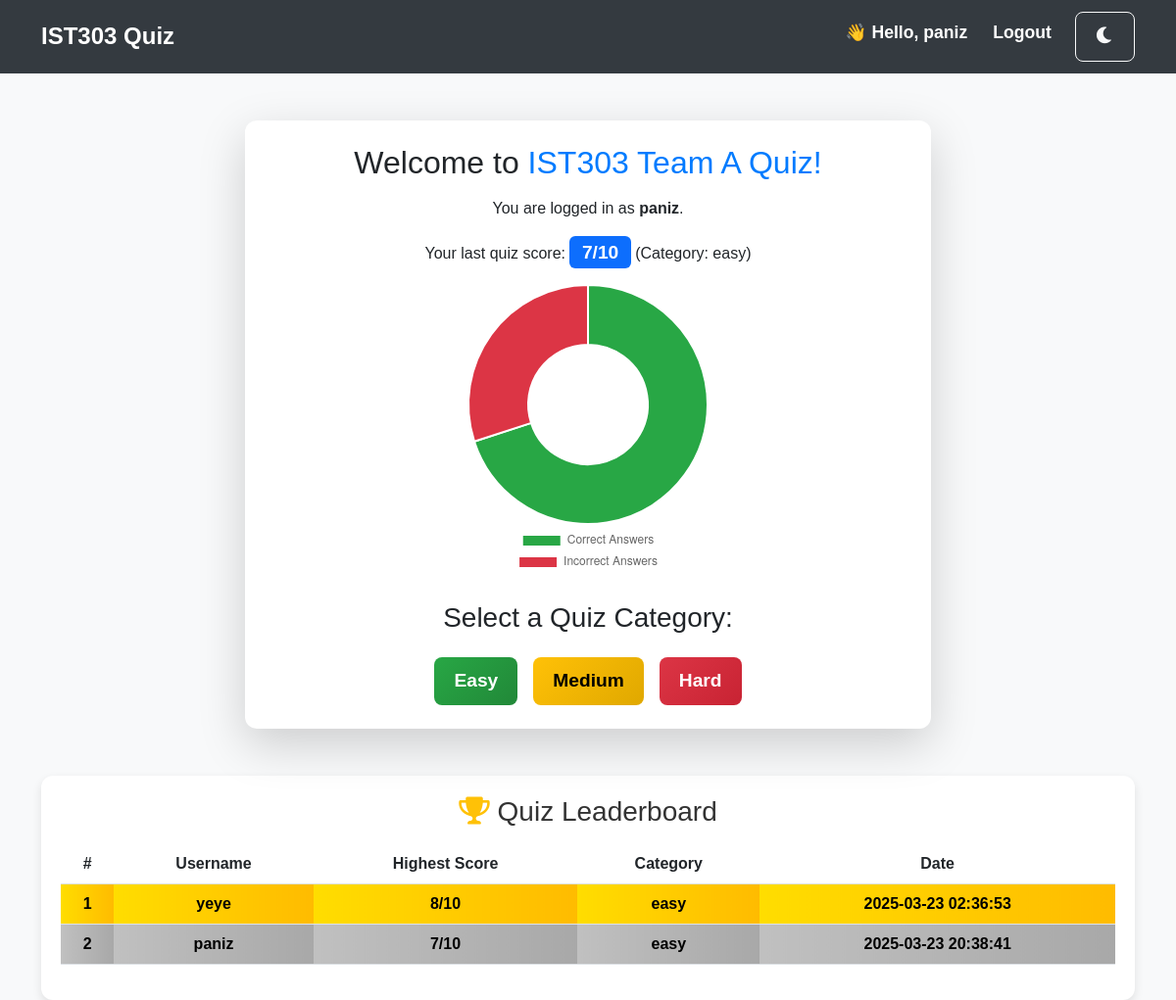
/ (signed in), run on the app's committed database.
### tables this page shows
CREATE TABLE users (
    id INTEGER PRIMARY KEY AUTOINCREMENT,
    username TEXT NOT NULL UNIQUE,
    password TEXT NOT NULL,
    role TEXT NOT NULL DEFAULT 'student'  -- ðŸ‘ˆ NEW: added role column
);

CREATE TABLE quiz_scores (
    id INTEGER PRIMARY KEY AUTOINCREMENT,
    user_id INTEGER NOT NULL,
    score INTEGER NOT NULL,
    category TEXT NOT NULL CHECK(category IN ('easy', 'medium', 'hard')),
    taken_at TIMESTAMP DEFAULT CURRENT_TIMESTAMP,
    FOREIGN KEY (user_id) REFERENCES users (id)
);

### app.py (the view)
@app.route('/')
@login_required
def index():
    conn = get_db_connection()
    last_score = conn.execute(
        'SELECT score, category, taken_at FROM quiz_scores WHERE user_id = ? ORDER BY taken_at DESC LIMIT 1',
        (current_user.id,)).fetchone()
    leaderboard = conn.execute('''
        SELECT users.username, MAX(quiz_scores.score) AS high_score, quiz_scores.category, MAX(quiz_scores.taken_at) AS taken_at
        FROM quiz_scores
        JOIN users ON quiz_scores.user_id = users.id
        GROUP BY users.id
        ORDER BY high_score DESC, taken_at ASC
        LIMIT 10
    ''').fetchall()
    conn.close()
    leaderboard_data = [{'rank': i+1, 'username': row['username'], 'score': row['high_score'],
                         'category': row['category'], 'date': row['taken_at']} for i, row in enumerate(leaderboard)]
    if last_score is None:
        last_score = {"score": "No score yet", "category": "N/A", "taken_at": "Never"}
    return render_template('index.html', user=current_user, last_score=last_score, leaderboard=leaderboard_data)

### app.py (called while the page is built)
def get_db_connection():
    db_path = app.config.get('DATABASE', 'database.db')
    conn = sqlite3.connect(db_path)
    conn.row_factory = sqlite3.Row
    return conn

@login_manager.user_loader
def load_user(user_id):
    conn = get_db_connection()
    user = conn.execute('SELECT * FROM users WHERE id = ?', (user_id,)).fetchone()
    conn.close()
    if user:
        return User(user['id'], user['username'], user['role'])  # 👈 Include role
    return None

### templates/index.html (shortened to what this page needs)
{% extends 'base.html' %}
{% block content %}
<div class="container mt-5 text-center">
    <div class="card shadow-lg p-4" style="max-width: 700px; margin: auto; border-radius: 12px;">
        <h2 class="mb-3">Welcome to <span style="color: #007bff;">IST303 Team A Quiz!</span></h2>
        <p>You are logged in as <strong>{{ user.username }}</strong>.</p>
        {% if last_score and last_score['score'] != "No score yet" %}
            <p>Your last quiz score:
                <span class="badge bg-primary" style="font-size: 1.2rem;">
                    {{ last_score['score'] }}/10
                </span>
                (Category: {{ last_score['category'] }})
            </p>
            <div class="d-flex justify-content-center">
                <canvas id="quizScoreChart" style="max-width: 300px;"></canvas>
            </div>
        {% else %}
            <p class="mt-3">You haven't taken any quizzes yet. <strong>Start one now!</strong></p>
        {% endif %}
        <h3 class="mt-4">Select a Quiz Category:</h3>
        <div class="d-flex justify-content-center gap-3 mt-3">
            <a href="{{ url_for('start_quiz', category='easy') }}" class="btn btn-success btn-lg">Easy</a>
            <a href="{{ url_for('start_quiz', category='medium') }}" class="btn btn-warning btn-lg">Medium</a>
            <a href="{{ url_for('start_quiz', category='hard') }}" class="btn btn-danger btn-lg">Hard</a>
        </div>
    </div>
</div>
<div class="container mt-5 leaderboard-container">
    <h3 class="text-center mb-3"><i class="fas fa-trophy text-warning"></i> Quiz Leaderboard</h3>
    <div class="table-responsive">
        <table class="table leaderboard-table">
            <thead>
                <tr>
                    <th>#</th>
                    <th>Username</th>
                    <th>Highest Score</th>
                    <th>Category</th>
                    <th>Date</th>
                </tr>
            </thead>
            <tbody>
                {% for entry in leaderboard %}
                <tr class="{% if entry.rank == 1 %}gold-rank
                           {% elif entry.rank == 2 %}silver-rank
                           {% elif entry.rank == 3 %}bronze-rank{% endif %}">
                    <td>{{ entry.rank }}</td>
                    <td>{{ entry.username }}</td>
                    <td>{{ entry.score }}/10</td>
                    <td>{{ entry.category }}</td>
                    <td>{{ entry.date }}</td>
                </tr>
                {% endfor %}
            </tbody>
        </table>
    </div>
</div>
<script>
    {% if last_score and last_score['score'] != "No score yet" %}
    const ctx = document.getElementById('quizScoreChart').getContext('2d');
    const quizScoreChart = new Chart(ctx, {
        type: 'doughnut',
        data: {
            labels: ['Correct Answers', 'Incorrect Answers'],
            datasets: [{
                data: [{{ last_score['score'] }}, {{ 10 - last_score['score'] }}],
                backgroundColor: ['#28a745', '#dc3545'],
                hoverOffset: 5
            }]
        },
        options: {
            responsive: true,
            maintainAspectRatio: false,
            plugins: {
                legend: {
                    position: 'bottom'
                }
            }
        }
    });
    {% endif %}
</script>
{% endblock %}

### templates/base.html (shortened to what this page needs)
<!DOCTYPE html>
<html lang="en">
<head>
    <link rel="stylesheet" href="https://cdn.jsdelivr.net/npm/bootstrap@5.3.0/dist/css/bootstrap.min.css">
    <link rel="stylesheet" href="{{ url_for('static', filename='style.css') }}">
    <link rel="stylesheet" href="https://cdnjs.cloudflare.com/ajax/libs/font-awesome/6.0.0/css/all.min.css">
</head>
<body class="">
    <nav class="navbar navbar-expand-lg navbar-dark bg-dark">
        <div class="container">
            <a class="navbar-brand" href="{{ url_for('index') }}">IST303 Quiz</a>
            <div class="collapse navbar-collapse justify-content-end" id="navbarNav">
                <ul class="navbar-nav">
                    {% if current_user.is_authenticated %}
                        <li class="nav-item">
                            <span class="nav-link text-light fw-bold">👋 Hello, {{ current_user.username }}</span>
                        </li>
                        <li class="nav-item">
                            <a class="nav-link text-danger fw-bold" href="{{ url_for('logout') }}">Logout</a>
                        </li>
                    {% else %}
                        <li class="nav-item">
                            <a class="nav-link text-light" href="{{ url_for('login') }}">Login</a>
                        </li>
                    {% endif %}
                    <li class="nav-item">
                        <button class="btn btn-outline-light ms-3" onclick="toggleDarkMode()">
                            <i class="fas fa-moon"></i>
                        </button>
                    </li>
                </ul>
            </div>
        </div>
    </nav>
    <div class="container mt-4">
        {% block content %}{% endblock %}
    </div>
</body>
</html>

### static/style.css (style rules this page uses)
body { font-family: "Poppins", sans-serif; background-color: #f8f9fa; color: #333; margin: 0; padding: 0; transition: background 0.3s ease-in-out, color 0.3s ease-in-out; }
.navbar { background-color: #343a40 !important; padding: 12px 20px; transition: background 0.3s ease-in-out; }
.navbar-brand { font-size: 1.5rem; font-weight: bold; color: white !important; }
.navbar .nav-link { font-size: 1.1rem; font-weight: bold; margin-left: 10px; color: white !important; }
.card { border-radius: 12px; border: none; background: white; box-shadow: 0px 4px 10px rgba(0, 0, 0, 0.1); padding: 20px; text-align: center; max-width: 500px; transition: all 0.3s ease-in-out; }
.btn { font-size: 1.2rem; font-weight: bold; padding: 10px 20px; transition: all 0.3s ease-in-out; border-radius: 8px; }
.btn-success { background: linear-gradient(135deg, #28a745, #218838); border: none; }
.btn-warning { background: linear-gradient(135deg, #ffc107, #e0a800); border: none; }
.btn-danger { background: linear-gradient(135deg, #dc3545, #c82333); border: none; }
.leaderboard-container { background: #ffffff; padding: 20px; border-radius: 12px; box-shadow: 0px 4px 10px rgba(0, 0, 0, 0.1); }
.leaderboard-table { width: 100%; border-collapse: collapse; text-align: center; }
.leaderboard-table thead { background: #007bff; color: #ffffff; font-weight: bold; }
.gold-rank td { background: linear-gradient(90deg, #ffdd00, #ffbb00); color: black; font-weight: bold; }
.silver-rank td { background: linear-gradient(90deg, #c0c0c0, #a8a8a8); color: black; font-weight: bold; }

### templates/base.html (style rules this page uses)
.leaderboard-container { background: #ffffff; padding: 20px; border-radius: 12px; box-shadow: 0px 4px 10px rgba(0, 0, 0, 0.1); margin-top: 20px; transition: all 0.3s ease; }
.leaderboard-table { width: 100%; border-collapse: collapse; text-align: center; }
.leaderboard-table thead { background: #007bff; color: #ffffff; font-weight: bold; }
.gold-rank td { background: linear-gradient(90deg, #ffdd00, #ffbb00); color: black; font-weight: bold; }
.silver-rank td { background: linear-gradient(90deg, #c0c0c0, #a8a8a8); color: black; font-weight: bold; }

### data on the page
users: username "paniz", rank "2", score "7", category "easy", date "2025-03-23 20:38:41"
quiz_scores: score "7", category "easy"
users: rank "1", username "yeye", score "8", category "easy", date "2025-03-23 02:36:53"

### other printed values
chart data {{ last_score['score'] }} 7
chart data {{ 10 - last_score['score'] }} 3
